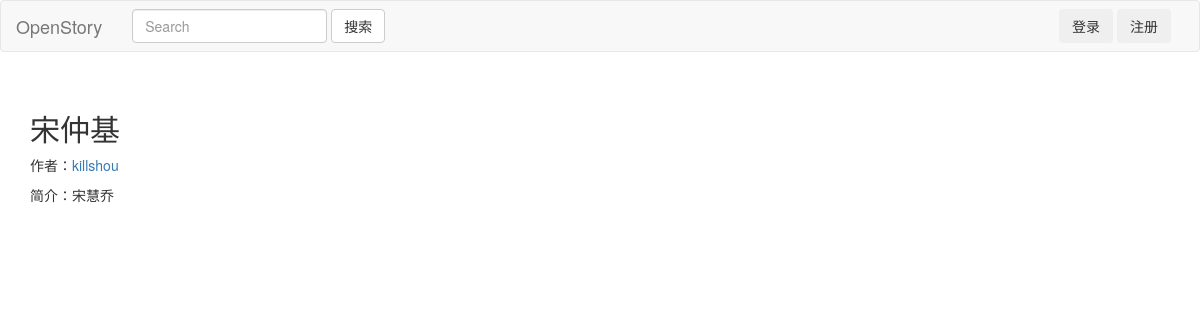
/story/view_story/1, run on an earlier commit of the app's database.
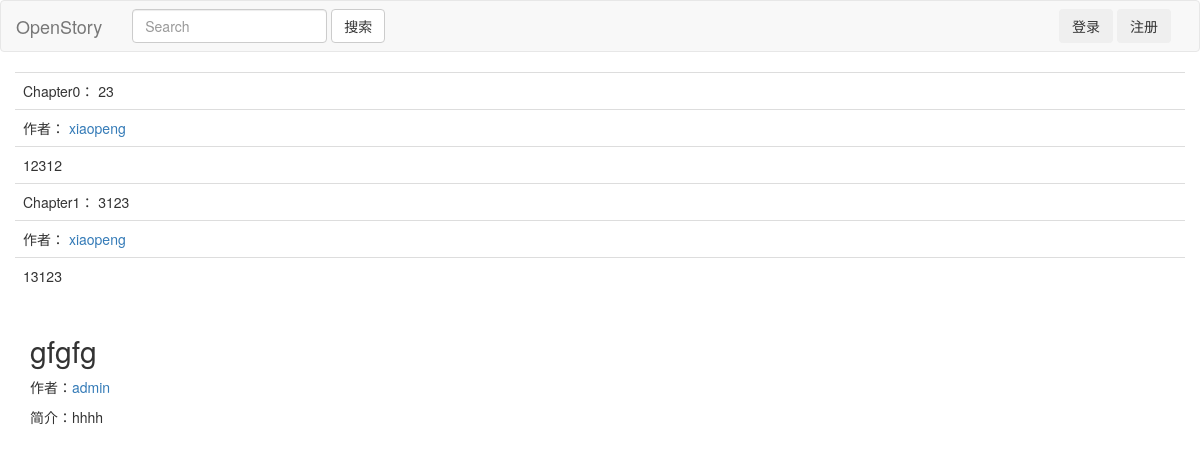
And on a later commit of the database.
### story/models.py (models this page shows)
class Story(models.Model):
    title = models.TextField(default='')
    brief = models.TextField(default='')
    owner = models.ForeignKey(User,default=None)

class Chapter(models.Model):
    subtitle = models.TextField(default='')
    content = models.TextField(default='')
    story = models.ForeignKey(Story, default=None)
    writter = models.ForeignKey(User, default=None)
    numb = models.TextField(default='')
    ifallow = models.TextField(default='no')

### story/views.py (the view)
# urls.py: url(r'^view_story/(\d+)$', views.view_story, name='viewstory'),
def view_story(request, id):
    story = Story.objects.get(id=id)
    return render(request, 'story.html', {'story':story,})

### story/templates/story.html (shortened to what this page needs)
{% extends 'base.html' %} {% block header %}
<h2>{{ story.title }}</h2>
    <p>作者：<a href="{% url 'author' story.owner.username %}">{{ story.owner.username }}</a></p>
<p>简介：{{ story.brief }}</p>
{% endblock %} {% block content %}
<table class='table'>
    {% for chapter in story.chapter_set.all %}
        {% if chapter.ifallow == 'yes' %}
    <tr>
        <td>
                Chapter{{ chapter.numb }}：
                 {% if chapter.writter == request.user %} {% include 'chapter.html' %}
                     <a href='' data-toggle="modal" data-target="#changechapter{{ chapter.id }}">{{ chapter.subtitle }}</a>
                 {% else %}
                    {{ chapter.subtitle }}
                 {% endif %}
        </td>
    </tr>
    <tr>
        <td>
            作者：
            <a href="{% url 'author' chapter.writter.username %}">{{ chapter.writter.username }}</a>
        </td>
    </tr>
    <tr>
        <td>{{ chapter.content }}</td>
    </tr>
        {% endif %}
    {% endfor %}
</table>
{% endblock %}

What changed in the data, as far as the page shows it:
now on this page (row edited): Chapter: numb "0", subtitle "23", writter.username "xiaopeng", content "12312"
now on this page (row edited): Chapter: numb "1", subtitle "3123", writter.username "xiaopeng", content "13123"
changed Story: title "宋仲基" → "gfgfg"; owner.username "killshou" → "admin"; brief "宋慧乔" → "hhhh"
